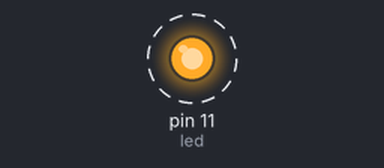
A sketch run on a simulated Arduino Uno, built with avr-gcc and run on an emulated ATmega328P. Parts: output pins drawn as LEDs (lit = HIGH). Dashed ring = blinking.

Above: at 0.5 s.
Timing chart, 0 to 4.6 s (numbered marks = the images above):
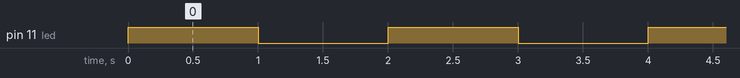

Measured:
- by itself, pin 11 (led): alternates HIGH for 1.0 s and LOW for 1.0 s

The sketch:

ligar-desligar-led-ver-2.0.ino
```cpp
/*
  Como Criar Coisas Inteligentes com Arduino, NodeJS e Docker - Boa Vista (RR)
  Facilitador:        Prof. Orlewilson Bentes Maia
  Autor:              Seu nome
  Data Criacao:       15/09/2018
  Descricao:          Ligar e desligar um LED usando suas próprias funções
*/

// Porta digital no qual sera colocado um LED para ser ligado e desligado
int led = 11;

// Função para ligar LED
void ligarLED(){
  // Funcao do Arduino para ligar o LED (colocar nivel alto, ou seja, 5V)
  digitalWrite(led, HIGH);
}

// Função para ligar LED
void desligarLED(){
  // Funcao do Arduino para desligar o LED (colocar nivel baixo, ou seja, 0V)
  digitalWrite(led, LOW);
}

// Função para atrasar em n segundos
void atraso (int n){

   // Funcao do Arduino para parar durante um certo tempo em milisegundos (ms)
  delay(1000 * n); // atraso em n segundos

}

// Funcao para configurar o Arduino
void setup() {

  // Indica qual porta digital sera utilizada como saida (ligar/desligar um LED)
  pinMode(led, OUTPUT);
}

// Funcao principal do Arduino que ficara em loop infinito
void loop() {

  ligarLED();

  atraso(1);

  desligarLED();

  atraso(1);
}
```
